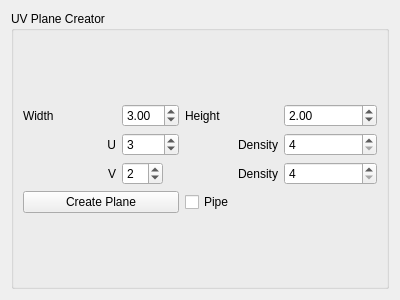
<?xml version="1.0" encoding="UTF-8"?>
<ui version="4.0">
 <class>UVPlaneCreatorControl</class>
 <widget class="QWidget" name="UVPlaneCreatorControl">
  <property name="geometry">
   <rect>
    <x>0</x>
    <y>0</y>
    <width>400</width>
    <height>300</height>
   </rect>
  </property>
  <property name="windowTitle">
   <string>Form</string>
  </property>
  <layout class="QGridLayout" name="gridLayout_2">
   <item row="0" column="0">
    <widget class="QGroupBox" name="groupBoxUVParams">
     <property name="enabled">
      <bool>true</bool>
     </property>
     <property name="title">
      <string>UV Plane Creator</string>
     </property>
     <layout class="QGridLayout" name="gridLayout">
      <item row="0" column="0">
       <layout class="QGridLayout" name="gridLayout_3">
        <item row="1" column="3">
         <widget class="QSpinBox" name="spinParamUDens">
          <property name="minimum">
           <number>4</number>
          </property>
          <property name="maximum">
           <number>500</number>
          </property>
          <property name="value">
           <number>4</number>
          </property>
         </widget>
        </item>
        <item row="3" column="2" colspan="2">
         <widget class="QCheckBox" name="checkBox">
          <property name="text">
           <string>Pipe</string>
          </property>
         </widget>
        </item>
        <item row="2" column="3">
         <widget class="QSpinBox" name="spinParamVDens">
          <property name="minimum">
           <number>4</number>
          </property>
          <property name="maximum">
           <number>250</number>
          </property>
          <property name="value">
           <number>4</number>
          </property>
         </widget>
        </item>
        <item row="3" column="0" colspan="2">
         <widget class="QPushButton" name="btnCreatePlain">
          <property name="text">
           <string>Create Plane</string>
          </property>
         </widget>
        </item>
        <item row="1" column="2">
         <widget class="QLabel" name="label_15">
          <property name="sizePolicy">
           <sizepolicy hsizetype="Minimum" vsizetype="Preferred">
            <horstretch>0</horstretch>
            <verstretch>0</verstretch>
           </sizepolicy>
          </property>
          <property name="text">
           <string>Density</string>
          </property>
          <property name="alignment">
           <set>Qt::AlignRight|Qt::AlignTrailing|Qt::AlignVCenter</set>
          </property>
         </widget>
        </item>
        <item row="1" column="0">
         <widget class="QLabel" name="label">
          <property name="text">
           <string>U</string>
          </property>
          <property name="alignment">
           <set>Qt::AlignRight|Qt::AlignTrailing|Qt::AlignVCenter</set>
          </property>
         </widget>
        </item>
        <item row="2" column="2">
         <widget class="QLabel" name="label_16">
          <property name="sizePolicy">
           <sizepolicy hsizetype="Minimum" vsizetype="Preferred">
            <horstretch>0</horstretch>
            <verstretch>0</verstretch>
           </sizepolicy>
          </property>
          <property name="text">
           <string>Density</string>
          </property>
          <property name="alignment">
           <set>Qt::AlignRight|Qt::AlignTrailing|Qt::AlignVCenter</set>
          </property>
         </widget>
        </item>
        <item row="2" column="0">
         <widget class="QLabel" name="label_14">
          <property name="text">
           <string>V</string>
          </property>
          <property name="alignment">
           <set>Qt::AlignRight|Qt::AlignTrailing|Qt::AlignVCenter</set>
          </property>
         </widget>
        </item>
        <item row="0" column="1">
         <widget class="QDoubleSpinBox" name="spinWidth">
          <property name="minimum">
           <double>1.000000000000000</double>
          </property>
          <property name="value">
           <double>3.000000000000000</double>
          </property>
         </widget>
        </item>
        <item row="0" column="3">
         <widget class="QDoubleSpinBox" name="spinHeight">
          <property name="minimum">
           <double>1.000000000000000</double>
          </property>
          <property name="value">
           <double>2.000000000000000</double>
          </property>
         </widget>
        </item>
        <item row="1" column="1">
         <widget class="QSpinBox" name="spinParamU">
          <property name="minimum">
           <number>1</number>
          </property>
          <property name="value">
           <number>3</number>
          </property>
         </widget>
        </item>
        <item row="2" column="1">
         <widget class="QSpinBox" name="spinParamV">
          <property name="sizePolicy">
           <sizepolicy hsizetype="Fixed" vsizetype="Minimum">
            <horstretch>0</horstretch>
            <verstretch>0</verstretch>
           </sizepolicy>
          </property>
          <property name="minimum">
           <number>1</number>
          </property>
          <property name="value">
           <number>2</number>
          </property>
         </widget>
        </item>
        <item row="0" column="0">
         <widget class="QLabel" name="label_2">
          <property name="text">
           <string>Width</string>
          </property>
         </widget>
        </item>
        <item row="0" column="2">
         <widget class="QLabel" name="label_3">
          <property name="text">
           <string>Height</string>
          </property>
         </widget>
        </item>
       </layout>
      </item>
     </layout>
    </widget>
   </item>
  </layout>
 </widget>
 <resources/>
 <connections/>
</ui>
